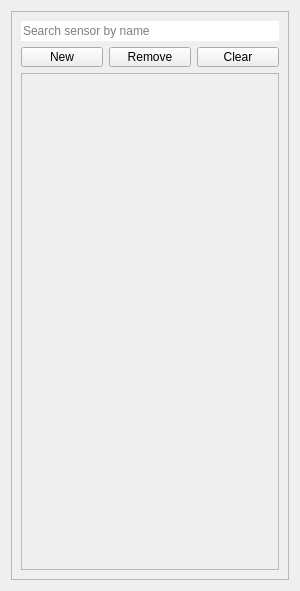
<?xml version="1.0" encoding="UTF-8"?>
<ui version="4.0">
 <class>SensorListWidget</class>
 <widget class="QWidget" name="SensorListWidget">
  <property name="windowModality">
   <enum>Qt::ApplicationModal</enum>
  </property>
  <property name="enabled">
   <bool>true</bool>
  </property>
  <property name="geometry">
   <rect>
    <x>0</x>
    <y>0</y>
    <width>300</width>
    <height>591</height>
   </rect>
  </property>
  <property name="sizePolicy">
   <sizepolicy hsizetype="Expanding" vsizetype="Expanding">
    <horstretch>0</horstretch>
    <verstretch>0</verstretch>
   </sizepolicy>
  </property>
  <property name="minimumSize">
   <size>
    <width>300</width>
    <height>0</height>
   </size>
  </property>
  <property name="maximumSize">
   <size>
    <width>300</width>
    <height>16777215</height>
   </size>
  </property>
  <property name="windowTitle">
   <string>Form</string>
  </property>
  <layout class="QVBoxLayout" name="verticalLayout">
   <item>
    <widget class="QFrame" name="frame">
     <property name="sizePolicy">
      <sizepolicy hsizetype="Expanding" vsizetype="Preferred">
       <horstretch>0</horstretch>
       <verstretch>0</verstretch>
      </sizepolicy>
     </property>
     <property name="frameShape">
      <enum>QFrame::StyledPanel</enum>
     </property>
     <property name="frameShadow">
      <enum>QFrame::Raised</enum>
     </property>
     <layout class="QVBoxLayout" name="verticalLayout_3">
      <item>
       <layout class="QVBoxLayout" name="verticalLayout_2">
        <item>
         <widget class="QLineEdit" name="SearchLine">
          <property name="frame">
           <bool>false</bool>
          </property>
          <property name="placeholderText">
           <string>Search sensor by name</string>
          </property>
         </widget>
        </item>
        <item>
         <layout class="QHBoxLayout" name="buttonsLayout">
          <item>
           <widget class="QPushButton" name="NewButton">
            <property name="minimumSize">
             <size>
              <width>50</width>
              <height>20</height>
             </size>
            </property>
            <property name="maximumSize">
             <size>
              <width>170</width>
              <height>20</height>
             </size>
            </property>
            <property name="text">
             <string>New</string>
            </property>
           </widget>
          </item>
          <item>
           <widget class="QPushButton" name="RemoveButton">
            <property name="maximumSize">
             <size>
              <width>170</width>
              <height>20</height>
             </size>
            </property>
            <property name="text">
             <string>Remove</string>
            </property>
           </widget>
          </item>
          <item>
           <widget class="QPushButton" name="ClearButton">
            <property name="minimumSize">
             <size>
              <width>50</width>
              <height>20</height>
             </size>
            </property>
            <property name="maximumSize">
             <size>
              <width>170</width>
              <height>20</height>
             </size>
            </property>
            <property name="text">
             <string>Clear</string>
            </property>
           </widget>
          </item>
         </layout>
        </item>
        <item>
         <widget class="QScrollArea" name="SensorList">
          <property name="verticalScrollBarPolicy">
           <enum>Qt::ScrollBarAsNeeded</enum>
          </property>
          <property name="sizeAdjustPolicy">
           <enum>QAbstractScrollArea::AdjustToContents</enum>
          </property>
          <property name="widgetResizable">
           <bool>true</bool>
          </property>
          <widget class="QWidget" name="scrollAreaWidgetContents">
           <property name="geometry">
            <rect>
             <x>0</x>
             <y>0</y>
             <width>258</width>
             <height>493</height>
            </rect>
           </property>
           <layout class="QHBoxLayout" name="horizontalLayout">
            <item>
             <widget class="QWidget" name="Container" native="true">
              <property name="sizePolicy">
               <sizepolicy hsizetype="Preferred" vsizetype="Preferred">
                <horstretch>0</horstretch>
                <verstretch>0</verstretch>
               </sizepolicy>
              </property>
              <property name="minimumSize">
               <size>
                <width>0</width>
                <height>0</height>
               </size>
              </property>
              <layout class="QVBoxLayout" name="verticalLayout_4">
               <item>
                <layout class="QVBoxLayout" name="VLayout">
                 <property name="sizeConstraint">
                  <enum>QLayout::SetFixedSize</enum>
                 </property>
                </layout>
               </item>
              </layout>
             </widget>
            </item>
           </layout>
          </widget>
         </widget>
        </item>
       </layout>
      </item>
     </layout>
    </widget>
   </item>
  </layout>
 </widget>
 <resources/>
 <connections/>
</ui>
